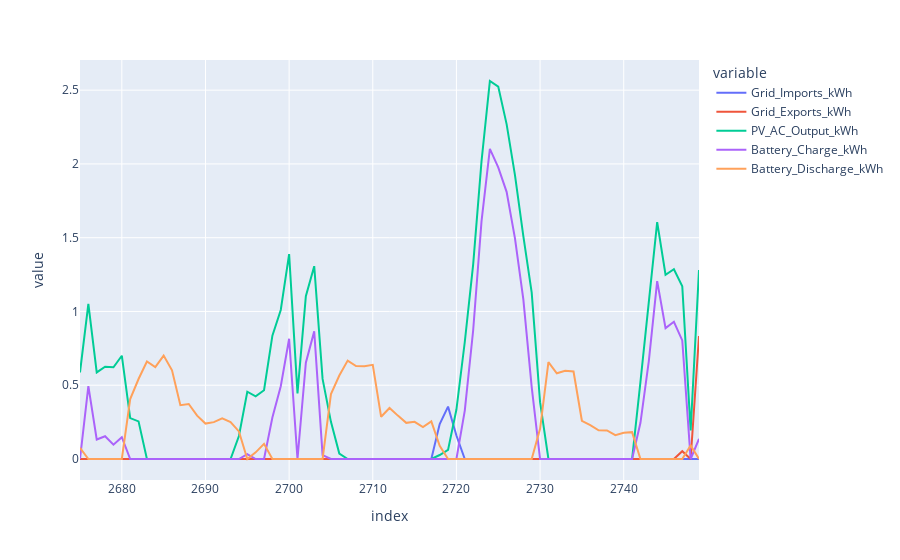

Notebook source saved alongside this figure:
### Code cell
import plotly.express as px
px.line(model.model[["Grid_Imports_kWh", "Grid_Exports_kWh", "PV_AC_Output_kWh",
                     "Battery_Charge_kWh", "Battery_Discharge_kWh"]][2675:2750])

### Figure 1 — Plotly figure (JSON) as saved in the notebook; plotly's stock layout.template omitted (floating-point values rounded to 4 significant figures)
{"data": [{"hovertemplate": "variable=Grid_Imports_kWh<br>index=%{x}<br>value=%{y}<extra></extra>", "legendgroup": "Grid_Imports_kWh", "line": {"color": "#636efa", "dash": "solid"}, "marker": {"symbol": "circle"}, "mode": "lines", "name": "Grid_Imports_kWh", "orientation": "v", "showlegend": true, "type": "scatter", "x": [2675, 2676, 2677, 2678, 2679, 2680, 2681, 2682, 2683, 2684, 2685, 2686, 2687, 2688, 2689, 2690, 2691, 2692, 2693, 2694, 2695, 2696, 2697, 2698, 2699, 2700, 2701, 2702, 2703, 2704, 2705, 2706, 2707, 2708, 2709, 2710, 2711, 2712, 2713, 2714, 2715, 2716, 2717, 2718, 2719, 2720, 2721, 2722, 2723, 2724, 2725, 2726, 2727, 2728, 2729, 2730, 2731, 2732, 2733, 2734, 2735, 2736, 2737, 2738, 2739, 2740, 2741, 2742, 2743, 2744, 2745, 2746, 2747, 2748, 2749], "xaxis": "x", "y": [0, 0, 0, 0, 0, 0, 0, 0, 0, 0, 0, 0, 0, 0, 0, 0, 0, 0, 0, 0, 0, 0, 0, 0, 0, 0, 0, 0, 0, 0, 0, 0, 0, 0, 0, 0, 0, 0, 0, 0, 0, 0, 0, 0.237, 0.355, 0.159, 0, 0, 0, 0, 0, 0, 0, 0, 0, 0, 0, 0, 0, 0, 0, 0, 0, 0, 0, 0, 0, 0, 0, 0, 0, 0, 0, 0, 0], "yaxis": "y"}, {"hovertemplate": "variable=Grid_Exports_kWh<br>index=%{x}<br>value=%{y}<extra></extra>", "legendgroup": "Grid_Exports_kWh", "line": {"color": "#EF553B", "dash": "solid"}, "marker": {"symbol": "circle"}, "mode": "lines", "name": "Grid_Exports_kWh", "orientation": "v", "showlegend": true, "type": "scatter", "x": [2675, 2676, 2677, 2678, 2679, 2680, 2681, 2682, 2683, 2684, 2685, 2686, 2687, 2688, 2689, 2690, 2691, 2692, 2693, 2694, 2695, 2696, 2697, 2698, 2699, 2700, 2701, 2702, 2703, 2704, 2705, 2706, 2707, 2708, 2709, 2710, 2711, 2712, 2713, 2714, 2715, 2716, 2717, 2718, 2719, 2720, 2721, 2722, 2723, 2724, 2725, 2726, 2727, 2728, 2729, 2730, 2731, 2732, 2733, 2734, 2735, 2736, 2737, 2738, 2739, 2740, 2741, 2742, 2743, 2744, 2745, 2746, 2747, 2748, 2749], "xaxis": "x", "y": [0, 0, 0, 0, 0, 0, 0, 0, 0, 0, 0, 0, 0, 0, 0, 0, 0, 0, 0, 0, 0, 0, 0, 0, 0, 0, 0, 0, 0, 0, 0, 0, 0, 0, 0, 0, 0, 0, 0, 0, 0, 0, 0, 0, 0, 0, 0, 0, 0, 0, 0, 0, 0, 0, 0, 0, 0, 0, 0, 0, 0, 0, 0, 0, 0, 0, 0, 0, 0, 0, 0, 0, 0.053, 0, 0.834], "yaxis": "y"}, {"hovertemplate": "variable=PV_AC_Output_kWh<br>index=%{x}<br>value=%{y}<extra></extra>", "legendgroup": "PV_AC_Output_kWh", "line": {"color": "#00cc96", "dash": "solid"}, "marker": {"symbol": "circle"}, "mode": "lines", "name": "PV_AC_Output_kWh", "orientation": "v", "showlegend": true, "type": "scatter", "x": [2675, 2676, 2677, 2678, 2679, 2680, 2681, 2682, 2683, 2684, 2685, 2686, 2687, 2688, 2689, 2690, 2691, 2692, 2693, 2694, 2695, 2696, 2697, 2698, 2699, 2700, 2701, 2702, 2703, 2704, 2705, 2706, 2707, 2708, 2709, 2710, 2711, 2712, 2713, 2714, 2715, 2716, 2717, 2718, 2719, 2720, 2721, 2722, 2723, 2724, 2725, 2726, 2727, 2728, 2729, 2730, 2731, 2732, 2733, 2734, 2735, 2736, 2737, 2738, 2739, 2740, 2741, 2742, 2743, 2744, 2745, 2746, 2747, 2748, 2749], "xaxis": "x", "y": [0.587, 1.052, 0.587, 0.625, 0.622, 0.7, 0.277, 0.255, 0, 0, 0, 0, 0, 0, 0, 0, 0, 0, 0, 0.156, 0.456, 0.425, 0.466, 0.836, 1.01, 1.389, 0.445, 1.103, 1.307, 0.543, 0.252, 0.037, 0, 0, 0, 0, 0, 0, 0, 0, 0, 0, 0, 0.027, 0.062, 0.335, 0.793, 1.317, 2.017, 2.562, 2.524, 2.27, 1.924, 1.511, 1.128, 0.385, 0, 0, 0, 0, 0, 0, 0, 0, 0, 0, 0, 0.523, 1.054, 1.606, 1.249, 1.286, 1.171, 0.194, 1.281], "yaxis": "y"}, {"hovertemplate": "variable=Battery_Charge_kWh<br>index=%{x}<br>value=%{y}<extra></extra>", "legendgroup": "Battery_Charge_kWh", "line": {"color": "#ab63fa", "dash": "solid"}, "marker": {"symbol": "circle"}, "mode": "lines", "name": "Battery_Charge_kWh", "orientation": "v", "showlegend": true, "type": "scatter", "x": [2675, 2676, 2677, 2678, 2679, 2680, 2681, 2682, 2683, 2684, 2685, 2686, 2687, 2688, 2689, 2690, 2691, 2692, 2693, 2694, 2695, 2696, 2697, 2698, 2699, 2700, 2701, 2702, 2703, 2704, 2705, 2706, 2707, 2708, 2709, 2710, 2711, 2712, 2713, 2714, 2715, 2716, 2717, 2718, 2719, 2720, 2721, 2722, 2723, 2724, 2725, 2726, 2727, 2728, 2729, 2730, 2731, 2732, 2733, 2734, 2735, 2736, 2737, 2738, 2739, 2740, 2741, 2742, 2743, 2744, 2745, 2746, 2747, 2748, 2749], "xaxis": "x", "y": [0, 0.494, 0.132, 0.154, 0.097, 0.148, 0, 0, 0, 0, 0, 0, 0, 0, 0, 0, 0, 0, 0, 0, 0.033, 0, 0, 0.281, 0.493, 0.815, 0, 0.653, 0.865, 0.026, 0, 0, 0, 0, 0, 0, 0, 0, 0, 0, 0, 0, 0, 0, 0, 0, 0.328, 0.871, 1.61, 2.102, 1.976, 1.811, 1.495, 1.082, 0.487, 0, 0, 0, 0, 0, 0, 0, 0, 0, 0, 0, 0, 0.245, 0.664, 1.206, 0.887, 0.93, 0.804, 0, 0.137], "yaxis": "y"}, {"hovertemplate": "variable=Battery_Discharge_kWh<br>index=%{x}<br>value=%{y}<extra></extra>", "legendgroup": "Battery_Discharge_kWh", "line": {"color": "#FFA15A", "dash": "solid"}, "marker": {"symbol": "circle"}, "mode": "lines", "name": "Battery_Discharge_kWh", "orientation": "v", "showlegend": true, "type": "scatter", "x": [2675, 2676, 2677, 2678, 2679, 2680, 2681, 2682, 2683, 2684, 2685, 2686, 2687, 2688, 2689, 2690, 2691, 2692, 2693, 2694, 2695, 2696, 2697, 2698, 2699, 2700, 2701, 2702, 2703, 2704, 2705, 2706, 2707, 2708, 2709, 2710, 2711, 2712, 2713, 2714, 2715, 2716, 2717, 2718, 2719, 2720, 2721, 2722, 2723, 2724, 2725, 2726, 2727, 2728, 2729, 2730, 2731, 2732, 2733, 2734, 2735, 2736, 2737, 2738, 2739, 2740, 2741, 2742, 2743, 2744, 2745, 2746, 2747, 2748, 2749], "xaxis": "x", "y": [0.076, 0, 0, 0, 0, 0, 0.406, 0.542, 0.661, 0.623, 0.701, 0.601, 0.365, 0.373, 0.294, 0.24, 0.25, 0.275, 0.25, 0.187, 0, 0.045, 0.103, 0, 0, 0, 0.001, 0, 0, 0, 0.44, 0.566, 0.667, 0.63, 0.629, 0.638, 0.286, 0.346, 0.294, 0.245, 0.252, 0.217, 0.255, 0.089, 0, 0, 0, 0, 0, 0, 0, 0, 0, 0, 0, 0.205, 0.656, 0.581, 0.598, 0.593, 0.259, 0.23, 0.195, 0.194, 0.162, 0.178, 0.182, 0, 0, 0, 0, 0, 0, 0.092, 0], "yaxis": "y"}], "layout": {"legend": {"title": {"text": "variable"}, "tracegroupgap": 0}, "margin": {"t": 60}, "xaxis": {"anchor": "y", "domain": [0, 1], "title": {"text": "index"}}, "yaxis": {"anchor": "x", "domain": [0, 1], "title": {"text": "value"}}}}
